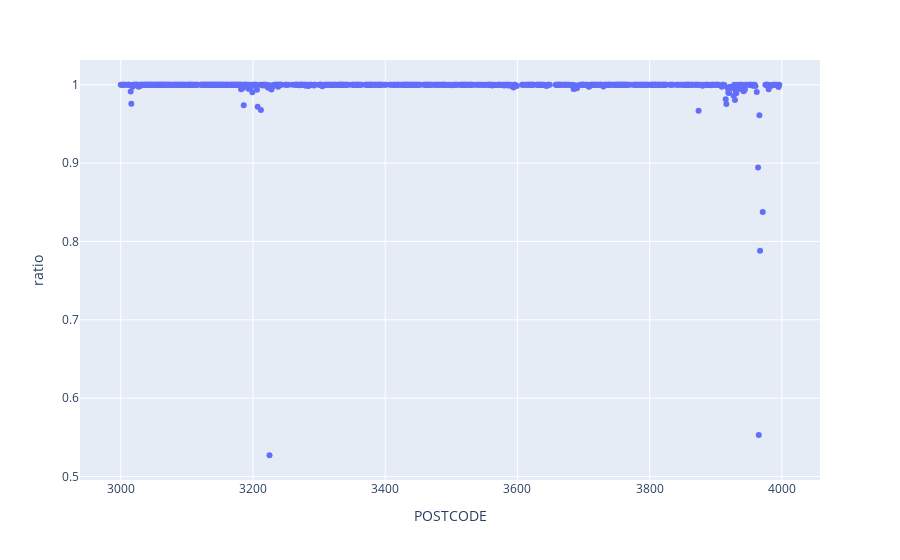

Write notebook code for a chart like this one.
### Markdown cell above
There is a simple example on how it is calculated. Population is proportional to SA2 area, for it is reasonable to assumn that people are equally distributed within SA2 districts. Income is proportional to suburb area, as it is not proportional to the SA2 area, hence we sum up the income in each suburb by its percentage area within suburb.

<img src="../plots/SA2toSub.jpg" width=800 height=600 />

### Code cell
# Calculation of intersection area income
# is based on its percentage on suburb.

filepath = Path('../data/curated/subincome.csv')
resultdf = SA2_to_suburb('../data/curated/predictincome.csv',
                         inter2016, 'subarea', 'POSTCODE')
resultdf.to_csv(filepath, index=False)

### Figure 1 — Plotly figure (JSON) as saved in the notebook; plotly's stock layout.template omitted (floating-point values rounded to 4 significant figures; data arrays with more than 128 entries replaced by an {"elided": "..."} marker saying what was removed)
{"data": [{"hovertemplate": "POSTCODE=%{x}<br>ratio=%{y}<extra></extra>", "legendgroup": "", "marker": {"color": "#636efa", "symbol": "circle"}, "mode": "markers", "name": "", "orientation": "v", "showlegend": false, "type": "scatter", "x": {"elided": "694 int values"}, "xaxis": "x", "y": {"elided": "694 float values"}, "yaxis": "y"}], "layout": {"legend": {"tracegroupgap": 0}, "margin": {"t": 60}, "xaxis": {"anchor": "y", "domain": [0, 1], "title": {"text": "POSTCODE"}}, "yaxis": {"anchor": "x", "domain": [0, 1], "title": {"text": "ratio"}}}}
